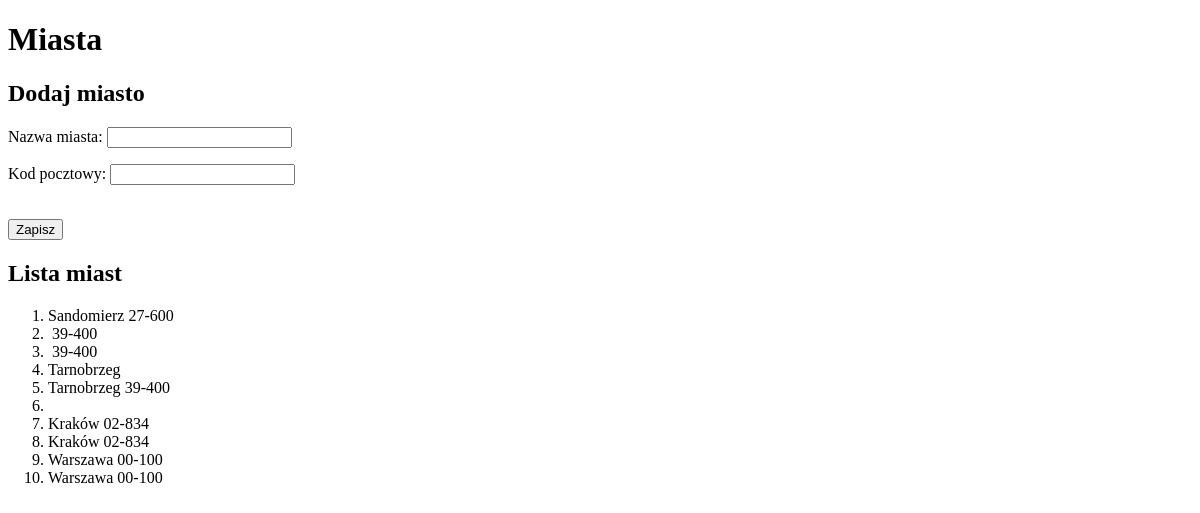
The app's page /studenci/miasta/, older data.
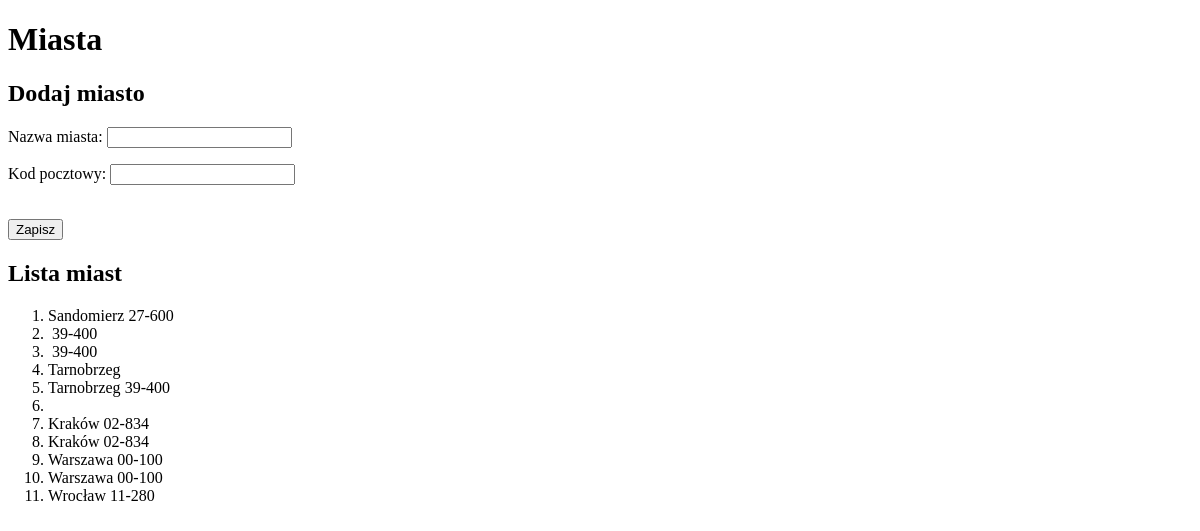
The same page, newer data.
### studenci/models.py (models this page shows, shortened)
class Miasto(models.Model):
    nazwa = models.CharField(verbose_name='miasto', max_length=30)
    kod = models.CharField(max_length=30, help_text="Wpisz kod pocztowy")
    class Meta:
        verbose_name_plural = "miasta"

### studenci/views.py (the view)
# urls.py: path('miasta/', views.miasta, name='miasta'),
def miasta(request):
    if request.method == 'POST':
        form = MiastoForm(request.POST)
        if form.is_valid():
            m = Miasto(nazwa=form.cleaned_data['nazwa'], kod=form.cleaned_data['kod'])
            m.save()
            messages.success(request, "Poprawnie dodano dane!")
            return redirect(reverse('studenci:miasta'))
        else:
            messages.error(request, "Niepoprawne dane!")
    else:
        form = MiastoForm()
    miasta = Miasto.objects.all()
    kontekst = {'miasta': miasta, 'form': form}
    return render(request, 'studenci/miasta.html', kontekst)

### studenci/forms.py
class MiastoForm(forms.Form):
    nazwa = forms.CharField(
        label="Nazwa miasta",
        max_length=30,
        widget=forms.TextInput()
    )
    kod = forms.CharField(
        label="Kod pocztowy",
        max_length=6,
        widget=forms.TextInput()
    )

### studenci/templates/studenci/miasta.html (shortened to what this page needs)
{% extends 'szablon.html' %}
{% block naglowek %}Miasta{% endblock naglowek %}
{% block tresc %}
<h2>Dodaj miasto</h2>
    <form action="." method="POST">
        {{ form.as_p }}
        <br>
        <input type="submit" value="Zapisz">
    </form>
<h2>Lista miast</h2>
<ol>
    {% for miasto in miasta %}
        <li>{{ miasto.nazwa }}&nbsp;{{ miasto.kod }}</li>
    {% endfor %}
</ol>
{% endblock tresc %}

Row changes from the older to the newer data that the page shows:
added Miasto: nazwa "Wrocław", kod "11-280"
